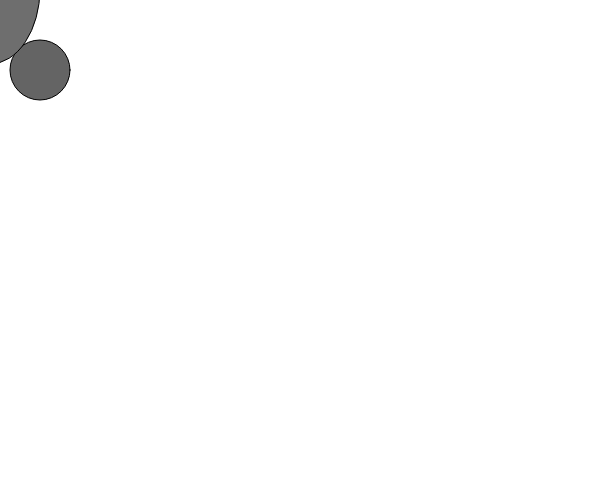
Frame 1 (no input)
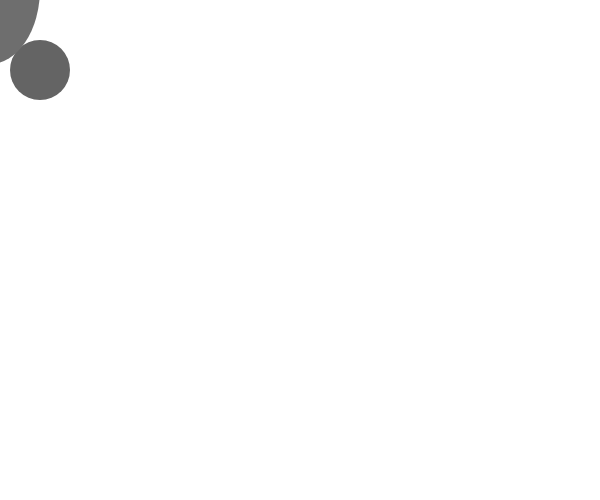
Frame 60 (no input)
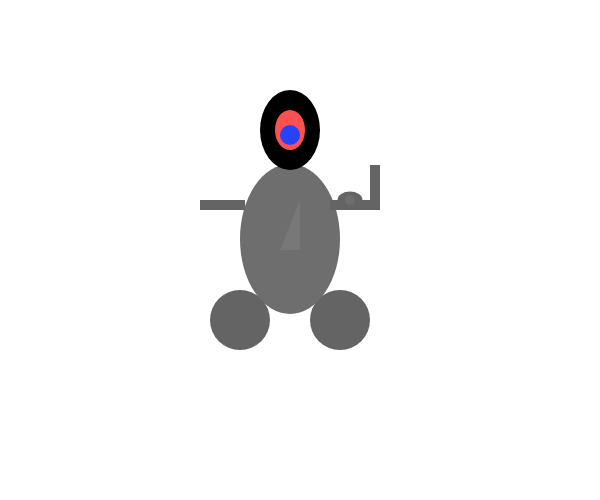
Frame 120 (the mouse pressed at the canvas centre since frame 60)

The p5.js sketch that drew these frames (run headless with seeded random() and noise() and a simulated clock; from frame 60 on, the mouse is pressed at the canvas centre):

// p5.js sketch
// ── sketch.js
var bgColor = 255;


function setup() {
  
  
  createCanvas(600,500)
 /* r = random(256);
  g = random(256);
  b = random(256);
  */
}


 //wheels
function draw() {
  background(255);
  hill(-100, 600,400,500);
  hill(100,600, 700, 600);
  hill(0, 600, 600, 400);
  
  function hill(x,y,w,h) {
    fill(color(0, 255, 0));
    arc(x+(w/2),y,w,h, PI, 0 ,PIE);
 }

  translate(mouseX - 250 , mouseY - 300);
  
  background(bgColor);
  
  a = color(100, 100, 100, 255); // grey
  g = color(110, 110, 110,255); // light grey
  var circleX = 240;
  var circleDX = 1;
  
  fill(a);
  ellipse(190, 370, 60, 60);
  ellipse(290, 370, 60, 60);
  
  //body
  fill(g);
  ellipse(240, 289, 100, 150);
  
  //head 
  fill(0,0,0);
  ellipse(240, 180, 60, 80);
  
  //around eye
  fill(255,80, 80);
  ellipse(240, 180, 30, 40);
  
  //eye
  fill(random(255),random(255),random(255));
  ellipse(240, 185, 20, 20);
  
  // right arm
  fill(a);
  noStroke(280,250,45,10);
  rect(280, 250, 45 , 10);
  rect(320, 215, 10, 45);
  
  // left arm
  fill(a, 255);
  rect(150, 250, 45, 10)
  
  //muscle
  fill(a);
  ellipse(300, 250 , 25 ,17);
  noStroke();
  //triangle
  fill(120,120,120,255);
  triangle(250,300,250, 250 ,230,300);
  //little mouse ball
  fill(110,110,110,255);
  ellipse(mouseX, mouseY, 10,10);
/* //moving ball
 ellipse(circleX, 120, 10,10);
 circleX = circleX + circleDX ;
 if (circleX >= 500) { circleDX = -circleDX;
}
*/
if (keyIsDown(RETURN)){
   bgColor = color(random(256), random(256), random(256));
 }
}

  




 // bgColor = color(random(256), random(256), random(256));
//}
